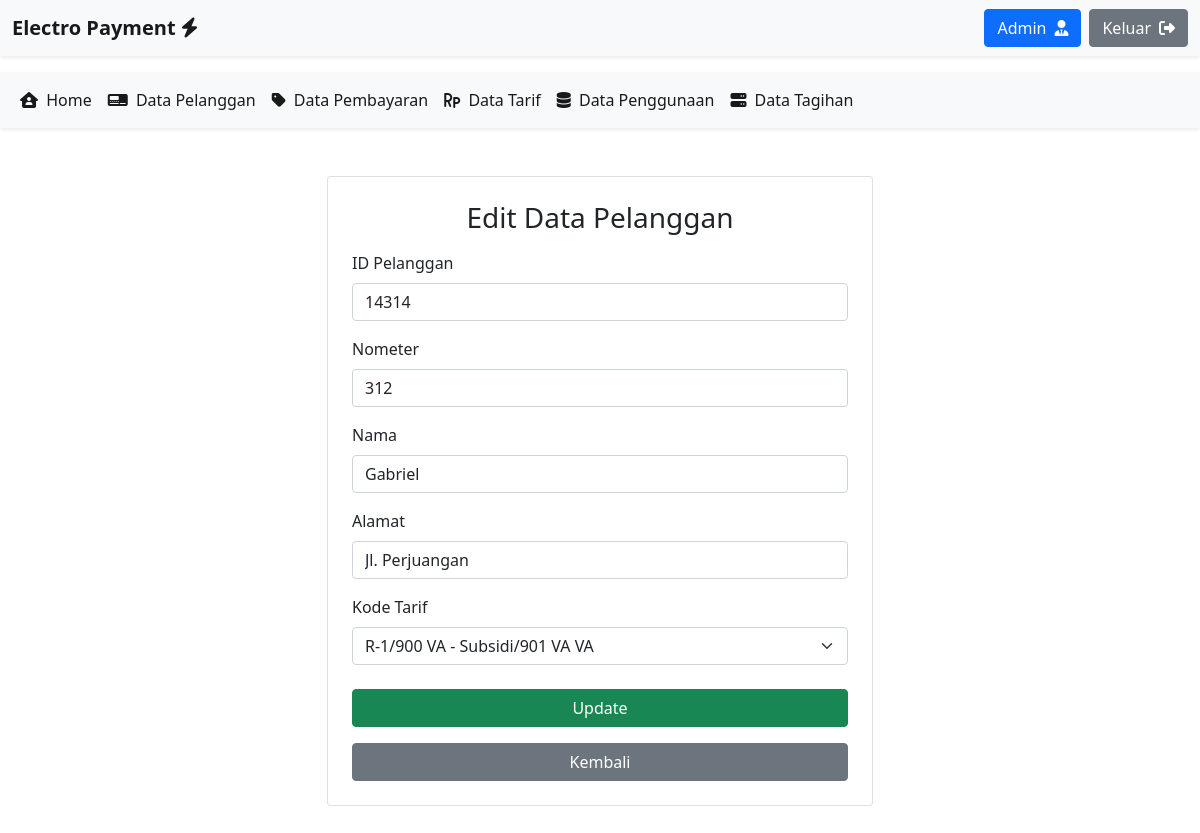
The page /form_edit_pelanggan.php?Id=3 on the database its author committed.
### tables this page shows
CREATE TABLE `payment_pelanggan` (
  `id` int(10) NOT NULL,
  `id_pelanggan` varchar(100) DEFAULT NULL,
  `nometer` varchar(50) NOT NULL,
  `nama` varchar(50) NOT NULL,
  `alamat` text NOT NULL,
  `kodetarif` varchar(50) NOT NULL
);

CREATE TABLE `payment_tarif` (
  `id` int(11) NOT NULL,
  `kodetarif` varchar(50) DEFAULT NULL,
  `daya` varchar(50) NOT NULL,
  `tarifperkwh` varchar(50) NOT NULL
);

### form_edit_pelanggan.php (the view, shortened to what this page needs)
<?php
include "koneksi.php";
$id = (int) $_GET['Id'];
$q = mysqli_query($koneksi, "SELECT * FROM payment_pelanggan WHERE id = $id");
$data = mysqli_fetch_assoc($q);
$tarif = mysqli_query($koneksi, "SELECT kodetarif, daya FROM payment_tarif");
?>
<!DOCTYPE html>
<html lang="en">
<head>
    <link href="css/bootstrap.min.css" rel="stylesheet">
    <link rel="stylesheet" href="https://cdnjs.cloudflare.com/ajax/libs/font-awesome/6.5.1/css/all.min.css">
</head>
<body>
<nav class="navbar navbar-light bg-light shadow-sm sticky-top">
    <div class="container-fluid">
        <a class="navbar-brand fw-bold">Electro Payment <i class="fa-solid fa-bolt"></i></a>
        <div class="d-flex">
            <a href="index.php" class="btn btn-primary me-2 d-flex align-items-center">
                Admin <i class="fa-solid fa-user-tie ms-2"></i>
            </a>
            <a href="logout.php" class="btn btn-secondary d-flex align-items-center">
                Keluar <i class="fa-solid fa-right-from-bracket ms-2"></i>
            </a>
        </div>
    </div>
</nav>
<nav class="navbar navbar-expand-lg navbar-light bg-light mt-3 shadow-sm">
    <div class="container-fluid">
        <div class="collapse navbar-collapse" id="navbarNav">
                <ul class="navbar-nav">
                    <li class="nav-item">
                        <a class="nav-link active" aria-current="page" href="index.php"><i class="fa-solid fa-house-user me-1"></i> Home</a>
                    </li>
                    <li class="nav-item">
                        <a class="nav-link" href="data_pelanggan.php"><i class="fa-solid fa-tachograph-digital me-1"></i> Data Pelanggan</a>
                    </li>
                    <li class="nav-item">
                        <a class="nav-link" href="data_pembayaran.php"><i class="fa-solid fa-tag me-1"></i> Data Pembayaran</a>
                    </li>
                    <li class="nav-item">
                        <a class="nav-link" href="data_tarif.php"><i class="fa-solid fa-rupiah-sign me-1"></i> Data Tarif</a>
                    </li>
                    <li class="nav-item">
                        <a class="nav-link" href="data_penggunaan.php"><i class="fa-solid fa-database me-1"></i> Data Penggunaan</a>
                    </li>
                    <li class="nav-item">
                        <a class="nav-link" href="data_tagihan.php"><i class="fa-solid fa-server me-1"></i> Data Tagihan</a>
                    </li>
                </ul>
            </div>
    </div>
</nav>
<div class="container my-5">
    <div class="row justify-content-center">
        <div class="col-lg-6">
            <div class="card p-4">
                <h3 class="text-center mb-3">Edit Data Pelanggan</h3>
                <form action="update_pelanggan.php" method="post">
                    <label class="form-label">ID Pelanggan</label>
                    <input type="text" class="form-control" name="id_pelanggan" value="<?= $data['id_pelanggan'] ?>" required>
                    <label class="form-label mt-3">Nometer</label>
                    <input type="number" class="form-control" name="nometer" value="<?= $data['nometer'] ?>" required>
                    <label class="form-label mt-3">Nama</label>
                    <input type="text" class="form-control" name="nama" value="<?= $data['nama'] ?>" required>
                    <label class="form-label mt-3">Alamat</label>
                    <input type="text" class="form-control" name="alamat" value="<?= $data['alamat'] ?>">
                    <label class="form-label mt-3">Kode Tarif</label>
                    <select name="kodetarif" class="form-select" required>
                        <?php while ($row = mysqli_fetch_assoc($tarif)) { ?>
                            <option value="<?= $row['kodetarif'] ?>"
                                <?= ($row['kodetarif'] == $data['kodetarif']) ? 'selected' : '' ?>>
                                <?= $row['kodetarif'] ?> - <?= $row['daya'] ?> VA
                            </option>
                        <?php } ?>
                    </select>
                    <button type="submit" class="btn btn-success w-100 mt-4">Update</button>
                </form>
                <a href="data_pelanggan.php" class="btn btn-secondary w-100 mt-3">Kembali</a>
            </div>
        </div>
    </div>
</div>
</body>
</html>

### form_edit_pelanggan.php (style rules this page uses)
.navbar-light .navbar-nav .nav-link { color: rgba(0,0,0,.9); font-weight: 500; }

### rows shown on the page
payment_pelanggan: id_pelanggan "14314", nometer "312", nama "Gabriel", alamat "Jl. Perjuangan", kodetarif "R-1/900 VA - Subsidi/901 VA VA"
